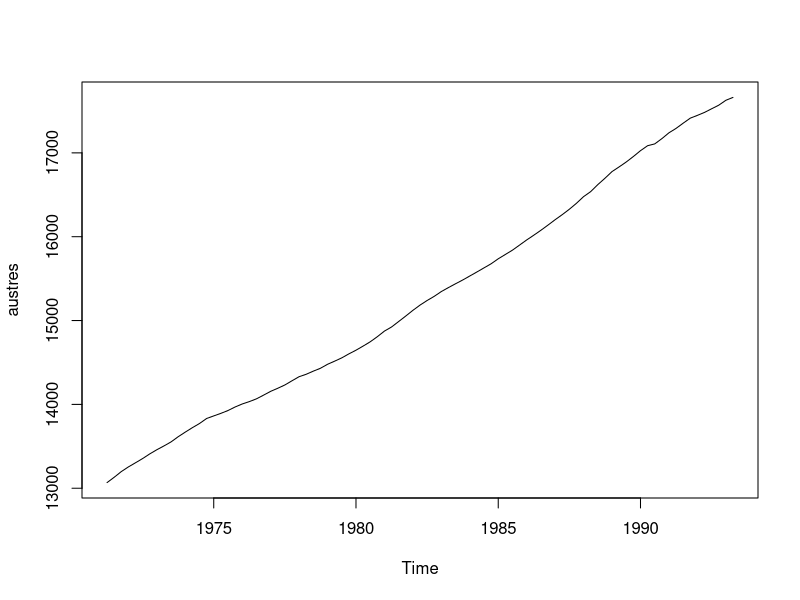
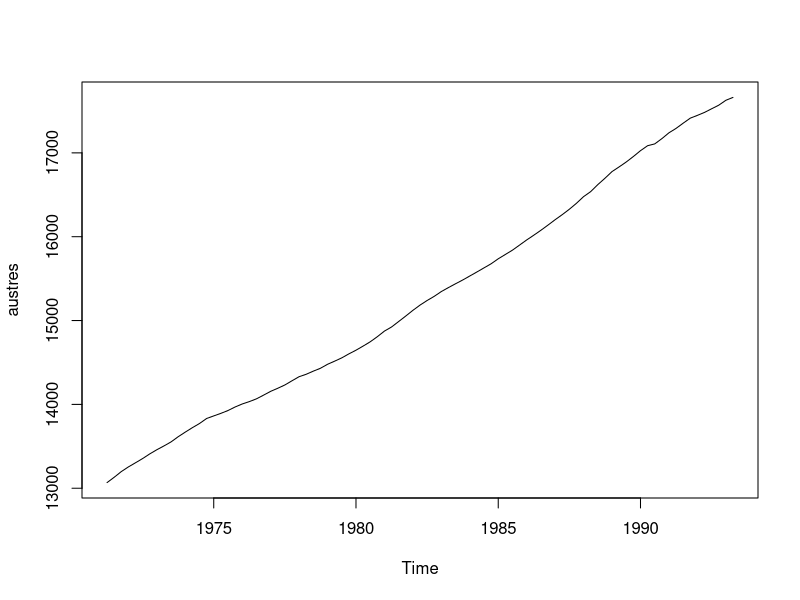
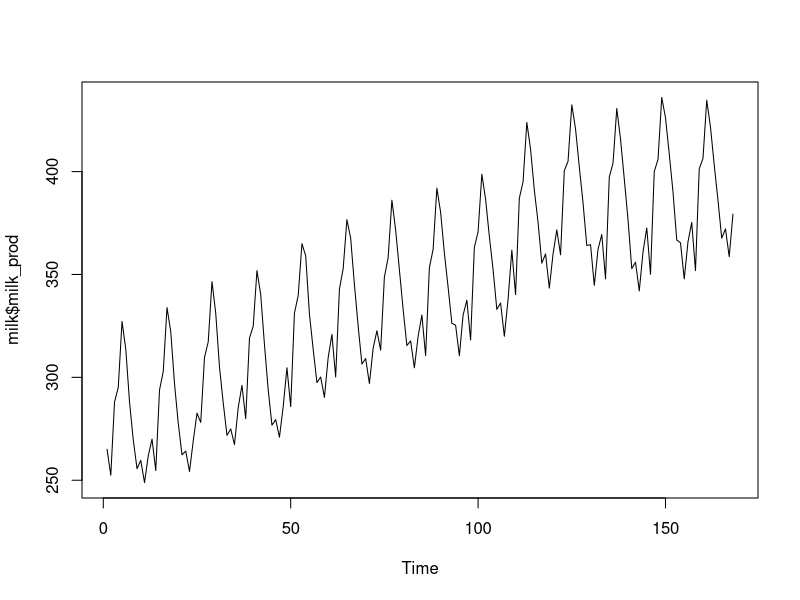
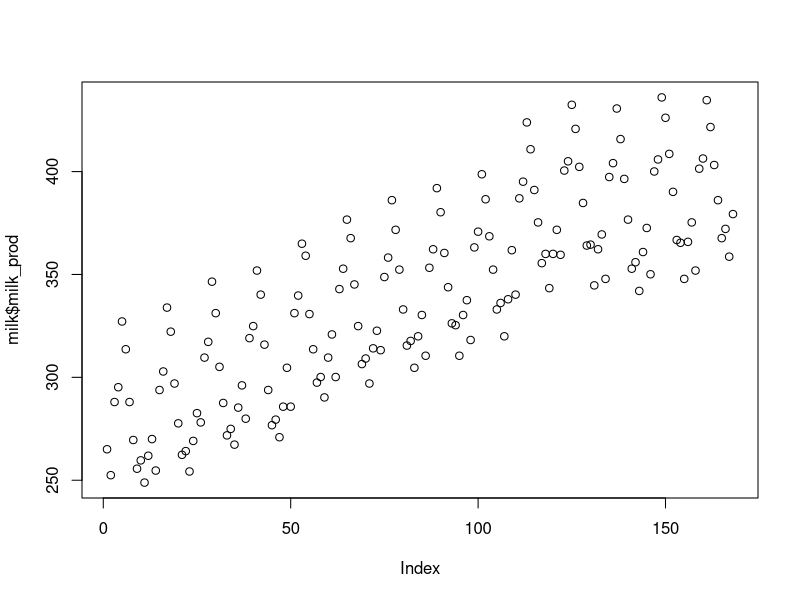
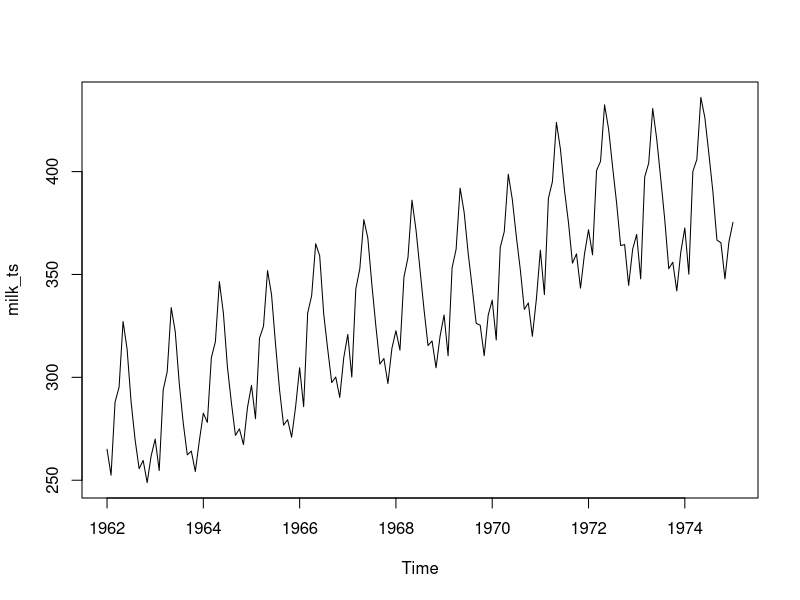

The R script that drew these images, in order: (Note: this script raises an error after producing the figures.)
# Time series tutorial script

# Set working directory ----
setwd(dirname(rstudioapi::getActiveDocumentContext()$path))	

# Packages ----
library(ggplot2)
library(dplyr)
library(lubridate)
library(scales)
library(forecast)	

# Load data ----
# Quarterly time series, `ts` class
austres <- datasets::austres	

# Monthly time series, `dataframe` class
milk <- read.csv("monthly_milk.csv", stringsAsFactors = FALSE)
colnames(milk)[colnames(milk) == 'Monthly.milk.production..pounds.per.cow..Jan.62...Dec.75'] <- 'milk_prod'
milk$Month <- paste(milk$Month,"-01", sep = "")
milk$Month_time <- paste(milk$Month, "12:20:30")	

# Exploring data types ----
# austres
austres
typeof(austres)
class(austres)
# Plot
plot.ts(austres)
plot(austres)	

# milk
milk$Month
class(milk)
typeof(milk$Month)
class(milk$Month)
head(milk)
# Plot
plot.ts(milk$milk_prod)
plot(milk$milk_prod)	

# Coercing a data frame to `ts` class ----
milk_ts <- ts(milk$milk_prod, start = 1962, end = 1975, freq = 12)	# Specify start and end year, freq (monthly = 12)
class(milk_ts)
plot.ts(milk_ts)
milk_ts	

# and back to a data frame
milk_df <- data.frame(milk_ts = c(milk_ts), time = c(time(milk_ts)))
milk_df	

# Changing a factor to a date / time ----
milk$Month_date <- as.Date(milk$Month)
milk$Month_date_test <- as.Date(milk$Month, format = "%Y-%m-%d")

class(milk$Month_date)
typeof(milk$Month_date)
milk$Month_date

# POSIXct time and date double
milk$Month_time_date <- as.POSIXct(milk$Month_time, format = "%Y-%m-%d %H:%M:%S")	
class(milk$Month_time_date)
typeof(milk$Month_time_date)
milk$Month_time_date

# Changing a date format ----
milk$Month_date_alt <- format(milk$Month_date, format = "%Y/%B/%d")
class(milk$Month_date_alt)
head(milk$Month_date_alt)
milk$Month_date_alt_fix <- as.Date(milk$Month_date_alt, format = "%Y/%B/%d")

# Plotting with ggplot2 ----
# With `Date` class
ggplot(milk, aes(x = milk$Month_date, y = milk_prod)) +
	geom_line() +
	scale_x_date(date_labels = "%Y", date_breaks = "1 year")	# Specify the label and breaks for x axis, takes `Date` class only	

ggplot(milk, aes(x = Month_date, y = milk_prod)) +
	geom_line() +
	scale_x_date(date_labels = "%m-%Y", date_breaks = "6 month")	# Specify the label and breaks for x axis, takes `Date` class only	

ggplot(milk, aes(x = Month_date, y = milk_prod)) +
	geom_line() +
	scale_x_date(date_labels = "%m-%Y", date_breaks = "6 month", limits = c(as.Date("1960-06-01"), NA))

ggplot(milk, aes(x = Month_date, y = milk_prod)) +
	geom_line() +
	scale_x_date(date_labels = "%m-%Y", date_breaks = "1 day")

ggplot(milk, aes(x = Month_date, y = milk_prod)) +
	geom_line()		

# With `POSIXct POSIXt` double class
ggplot(milk, aes(x = Month_time_date, y = milk_prod)) +
	geom_line() +
	scale_x_datetime(labels = date_format("%Y-%b"), date_breaks = "6 month")	# Specify the label and breaks for x axis, takes `Date` class only	

# Decomposition ----
milk_stl <- stl(milk_ts, s.window="period")
plot(milk_stl)
monthplot(milk_ts)
seasonplot(milk_ts)	

# Month, season, and trend plots with ggplot
# Trend plot
ggplot(milk, aes(x = Month_date, y = milk_prod)) +
	geom_smooth(method = "loess", se = FALSE, span = 0.6)

# Seasonal plot
# Extract month and year and store in new column
milk$year <- format(milk$Month_date, "%Y")
milk$month_num <- format(milk$Month_date, "%m")

ggplot(milk, aes(x = month_num, y = milk_prod, group = year)) + 
	geom_line(aes(colour = year))

# Forecasting ----
milk_fc_ets <- ets(milk_ts)
milk_fc_ets	
milk_fc_arima <- auto.arima(milk_ts)
milk_fc_arima
